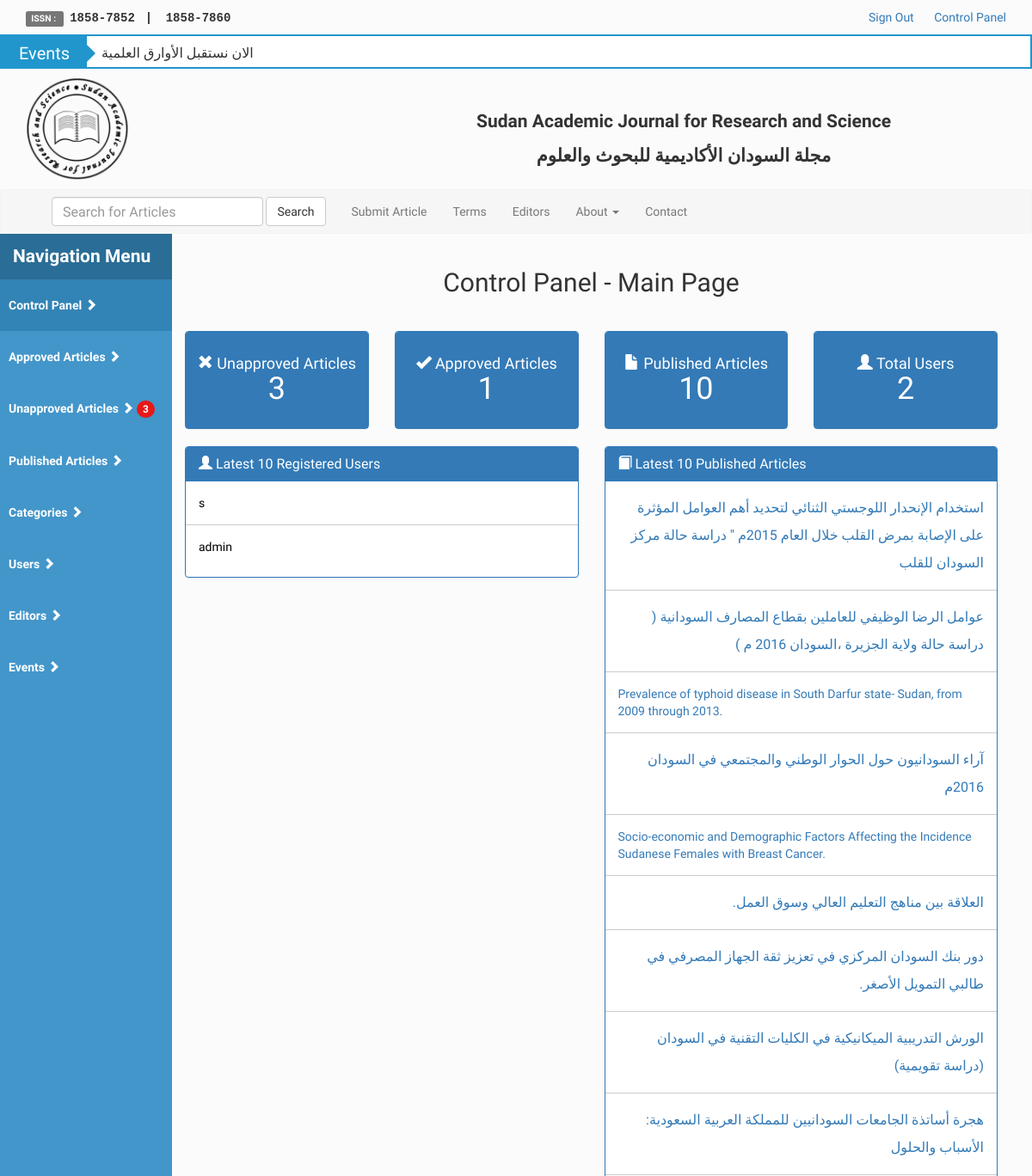
The app's page /control-panel/home.php?p=Main (signed in, upper part), older data.
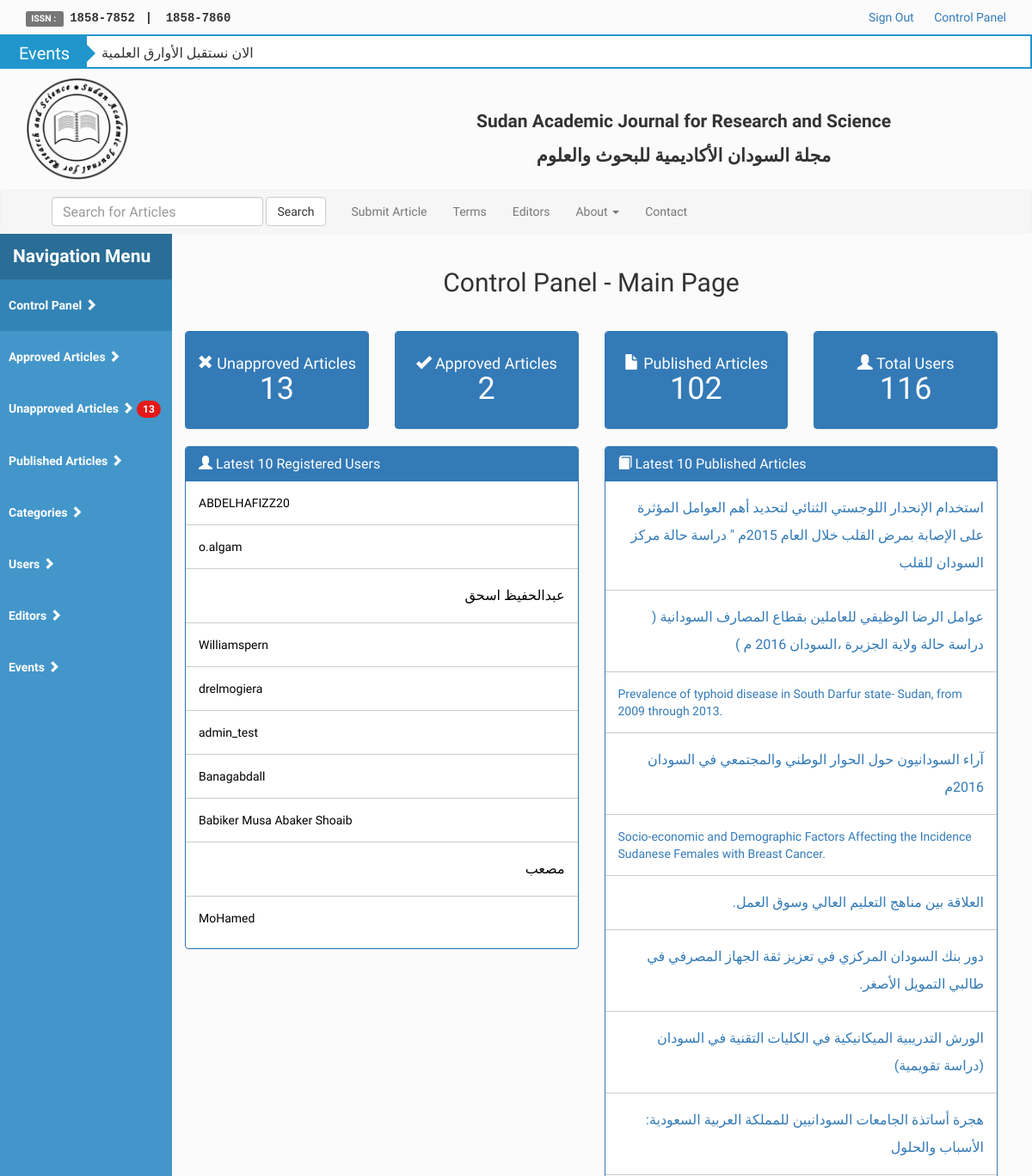
The same page, newer data.
### tables this page shows
CREATE TABLE `saj_events` (
  `event_id` int(11) NOT NULL COMMENT 'The Event Identification Number',
  `event_title` varchar(255) NOT NULL COMMENT 'The Event Title (Heading)',
  `event_details` text NOT NULL COMMENT 'The Event Details (Description)'
);

CREATE TABLE `saj_members` (
  `mem_id` int(11) NOT NULL COMMENT 'Member Identification Number (ID)',
  `mem_uname` varchar(100) NOT NULL COMMENT 'Member Login Name',
  `mem_pword` varchar(150) NOT NULL COMMENT 'Member Password',
  `mem_email` varchar(255) NOT NULL COMMENT 'Member Email',
  `mem_phone` varchar(20) NOT NULL COMMENT 'Member Phone Number',
  `mem_group` tinyint(1) NOT NULL DEFAULT 0 COMMENT 'Member Group [User = 0, Editor = 1, Admin = 2]',
  `mem_status` tinyint(1) DEFAULT 0 COMMENT 'Member Status [Not Activated = 0, Activated = 1]',
  `mem_hash` varchar(55) DEFAULT NULL COMMENT 'When member is newly registered hash will be sent to the given email and status = 0, and when they activate it the status = 1, hash = 0, and member can''t reset password unless status = 1 and hash = 0'
);

CREATE TABLE `saj_articles` (
  `art_id` int(11) NOT NULL COMMENT 'Article Identification Number (ID)',
  `art_title` varchar(255) NOT NULL COMMENT 'Article Title',
  `art_inst` varchar(255) DEFAULT NULL COMMENT 'Author Institution Name ',
  `art_dept` varchar(255) DEFAULT NULL COMMENT 'Author Department Name',
  `art_author` varchar(100) NOT NULL COMMENT 'Article Author Name',
  `art_co_authors` varchar(260) DEFAULT NULL COMMENT 'Article Co-Authors Names',
  `art_abstract` text NOT NULL COMMENT 'Article Abstract',
  `art_uploader` varchar(255) DEFAULT NULL COMMENT 'Article Uploader Name',
  `art_upload_date` varchar(30) NOT NULL COMMENT 'Article Uploaded date',
  `art_issue` varchar(70) DEFAULT NULL,
  `art_upload_dir` varchar(500) NOT NULL COMMENT 'Article Uploaded File Directory',
  `art_status` tinyint(1) NOT NULL DEFAULT 0 COMMENT 'Status of the Article [ Unapproved = 0 , Approved  = 1 , Published = 2]',
  `art_cat_id` int(11) DEFAULT NULL COMMENT 'Article Category ID'
);

### control-panel/src/init.php (called while the page is built, shortened)
<?php
require_once 'dbcon.php';
$layouts = 'includes/layouts/';
$functions = 'includes/functions/';
require_once $functions . 'public/active-nav-link.php';
require_once $functions . 'public/display-events.php';
require_once $functions . 'public/chkTxtDir.php';
require_once $layouts . 'header.php';

### control-panel/src/includes/functions/public/chkTxtDir.php (the view)
<?php
function chkTxtDir($theText) {
	if (preg_match_all('/[\p{Arabic}]/u', $theText)) {
		echo '<div class="rtl">'.$theText.'</div>';
	} else {
		echo $theText;
	}
}

### control-panel/src/includes/functions/public/display-events.php (shortened to what this page needs)
<?php
  function displayEvents() {
    global $con;
    $stmt = $con->prepare('SELECT * FROM saj_events');
    $stmt->execute();
    $rows = $stmt->fetchAll();
    if(!empty($rows)) {
      foreach ($rows as $row) {
        $eTitle   = $row['event_title'];
     echo '<li><a href="../index?p=events&title='.$eTitle.'">
      '.$eTitle.'
     </a></li>';
      }
    } else { echo
      '<li><a href="../index?p=events">Go to Events Page</a></li>';
    }
  }
?>

### control-panel/src/includes/controllers/articles/count-unapproved-articles.php
<?php
	$stmt = $con->prepare('SELECT * FROM saj_articles WHERE art_status = 0');
	$stmt->execute();
	$count = $stmt->rowCount();
	if($count > 0) { echo '
		<span class="badge" title="'.$count.' Unapproved Articles">
			'.$count.'
		</span>';
	}

### control-panel/src/includes/functions/get/get-statistics.php
<?php
	function getStatstic($field, $table, $where = NULL, $whereVal = NULL) {
    global $con;
		$getStatstic = $con->prepare('SELECT COUNT('.$field.')
			FROM '.$table.' WHERE '.$where.' = '.$whereVal.'');
		$getStatstic->execute();
		$statistics = $getStatstic->fetchColumn();
		echo $statistics;
	}

### control-panel/src/includes/functions/get/get-data.php
<?php
	function getData($field, $table, $dataTitle, $orderby, $limit = 5, $emptMsg, $lastArts) {
		global $con;
		$getData = $con->prepare('SELECT '.$field.' FROM '.$table.' ORDER BY '.$orderby.' LIMIT '.$limit.'');
		$getData->execute();
		$data = $getData->fetchAll();
		if(!empty($data)) {
			foreach ($data as $datum) { ?>
			<li>
				<?php if($lastArts == true): ?>
					<a href="../articles?id=<?php echo $datum["art_id"] ?>">
						<?php chkTxtDir($datum[$dataTitle]) ?>
					</a>
				<?php else: ?>
					<a style="color:#000">
						<?php chkTxtDir($datum[$dataTitle]) ?>
					</a>
				<?php endif ?>
			</li>
<?php }
		} else {
			echo
			'<h4 class="note note-warning text-center">
				'.$emptMsg.'
			</h4>';
		}
	}

Row changes from the older to the newer data that the page shows:
no longer on this page (row edited): saj_members: mem_uname "s"
no longer on this page (row edited): saj_members: mem_uname "admin"
added saj_members: mem_uname "ABDELHAFIZZ20"
added saj_members: mem_uname "o.algam"
added saj_members: mem_uname "عبدالحفيظ اسحق"
added saj_members: mem_uname "Williamspern"
added saj_members: mem_uname "drelmogiera"
added saj_members: mem_uname "admin_test"
added saj_members: mem_uname "Banagabdall"
added saj_members: mem_uname "Babiker Musa Abaker Shoaib"
added saj_members: mem_uname "مصعب"
added saj_members: mem_uname "MoHamed"
Text that changed along with them:
$count: "3" → "13"
$statistics: "3 1 10 2" → "13 2 102 116"
